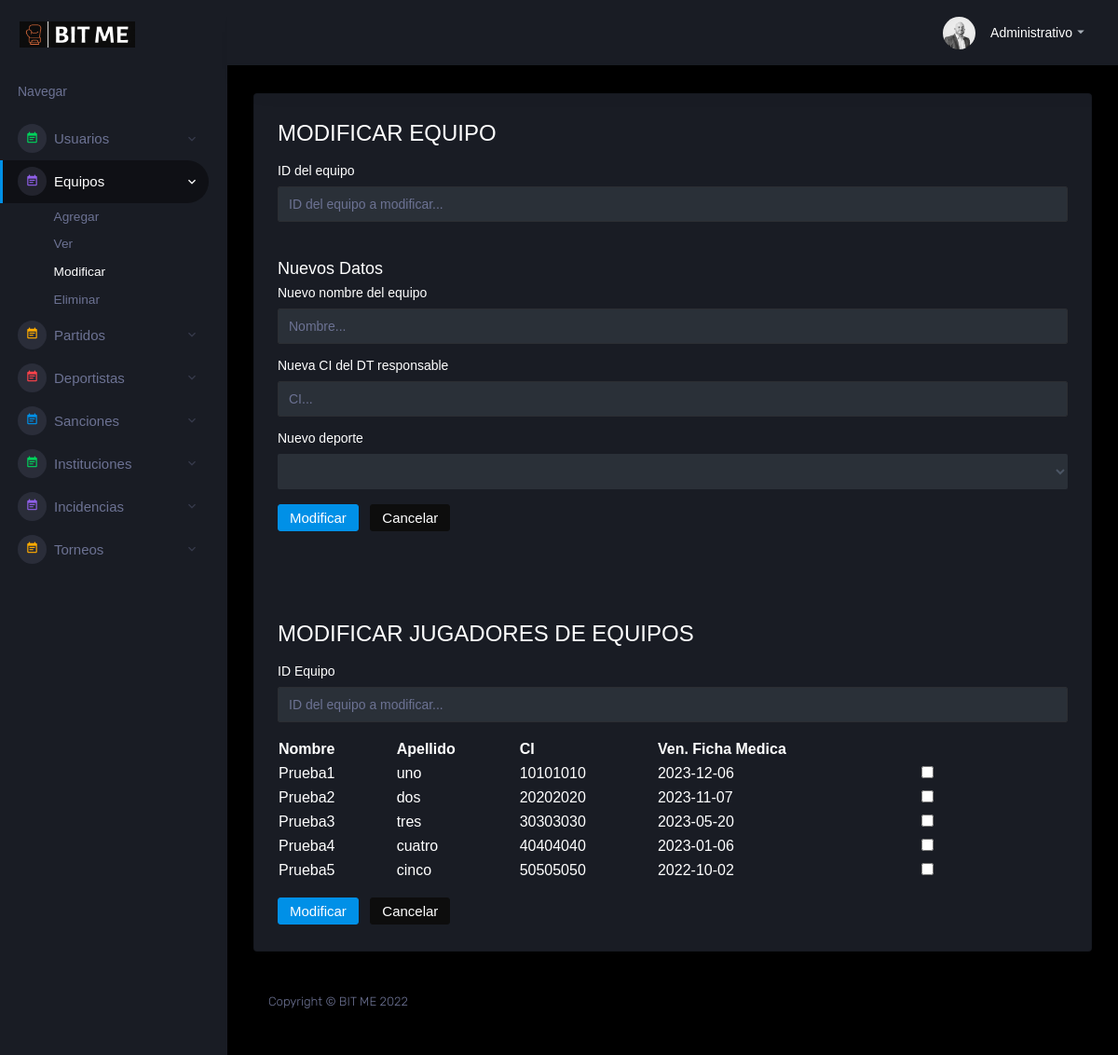
The page /gestor/controllers/controllers_equipos3.php (signed in) on the database its author committed.
### tables this page shows
create table deportistas(
    ci int(8) primary key,
    nombre varchar(100) NOT NULL,
    apellido varchar(100) NOT NULL,
    edad int(3) NOT NULL,
    fecha_ficha_medica date NOT NULL,
    numero_camiseta int(2) NOT NULL,
    id_institucion int(3),
    foreign key(id_institucion) references institucion(id),
    estado boolean NOT NULL
);

### gestor/controllers/controllers_equipos3.php (called while the page is built, shortened)
<?php
	require_once("../models/models_equipos.php");
	require_once("../models/models_deporte.php");
	$objeto = new equipo_model();
	$objeto1 = new deporte_model();
	$deporte = $objeto1->getDeporte();
    $nombres = $objeto->getNombres();
    require_once("../views/modequipo.php");
?>

### gestor/db/db.php (called while the page is built)
<?php
	class Conectar{
		public static function conexion(){
			$conexionroot = new mysqli("localhost", "root", "", "bitme");
			$conexionroot->query("SET NAMES 'utf8'");
			return $conexionroot;
		}
	}
?>

### gestor/models/models_deporte.php (called while the page is built, shortened)
<?php
	class deporte_model{
		private $db;
		private $deporte;
		public function __construct(){
			$this->db = Conectar::conexion();
			$this->deporte=array();
		}
		public function getDeporte(){
			$sql = "SELECT * FROM deporte ORDER BY id ASC";
			$consulta = $this->db->query($sql);
			while($filas=$consulta->fetch_assoc()){
				$this->deporte[]=$filas;
			}
			return $this->deporte;
		}
	}
?>

### gestor/models/models_equipos.php (called while the page is built, shortened)
<?php
	include("../db/db.php");
	class equipo_model{
		private $db;
		private $deportista;
		public function __construct(){
			$this->db = Conectar::conexion();
			$this->deportista=array();
		}
		public function getNombres(){
			$sql = "SELECT * FROM deportistas WHERE estado='1'";
			$consulta = $this->db->query($sql);
			while($filas=$consulta->fetch_assoc()){
				$this->deportista[]=$filas;
			}
			return $this->deportista;
		}
	}
?>

### gestor/views/modequipo.php (the view, shortened to what this page needs)
<!DOCTYPE html>
<html lang="en">
  <head>
    <link rel="stylesheet" href="../assets/vendors/mdi/css/materialdesignicons.min.css">
    <link rel="stylesheet" href="../assets/vendors/css/vendor.bundle.base.css">
    <link rel="stylesheet" href="../assets/vendors/jvectormap/jquery-jvectormap.css">
    <link rel="stylesheet" href="../assets/vendors/flag-icon-css/css/flag-icon.min.css">
    <link rel="stylesheet" href="../assets/vendors/owl-carousel-2/owl.carousel.min.css">
    <link rel="stylesheet" href="../assets/vendors/owl-carousel-2/owl.theme.default.min.css">
    <link rel="stylesheet" href="../assets/css/style.css">
  </head>
  <body>
    <div class="container-scroller">
      <?php
require_once("../views/navegacion.php");
?>
      <div class="container-fluid page-body-wrapper">
        <nav class="navbar p-0 fixed-top d-flex flex-row">
          <div class="navbar-menu-wrapper flex-grow d-flex align-items-stretch">
            <ul class="navbar-nav navbar-nav-right">
              <li class="nav-item dropdown">
                <a class="nav-link" id="profileDropdown" href="#" data-toggle="dropdown">
                  <div class="navbar-profile">
                    <img class="img-xs rounded-circle" src="../assets/images/manu.jpg" alt="">
                    <p class="mb-0 d-none d-sm-block navbar-profile-name"><?php echo $_SESSION['usuario']; ?></p>
                    <i class="mdi mdi-menu-down d-none d-sm-block"></i>
                  </div>
                </a>
              </li>
            </ul>
          </div>
        </nav>
        <div class="main-panel">
          <div class="content-wrapper">
            <div class="row">
              <div class="col-md-12 grid-margin stretch-card">
                <div class="card">
                  <div class="card-body">
                  <h3 class="card-title">MODIFICAR EQUIPO</h3>
                    <form class="forms-sample" method="post" action="../controllers/controllers_equipos3.php">
                    <div class="form-group">
                        <label for="exampleInputUsername1">ID del equipo</label>
                        <input type="text" class="form-control" id="exampleInputUsername1" name="idm" placeholder="ID del equipo a modificar..." required>
                      </div>
                      <br>
                      <h4>Nuevos Datos</h4>
                    <div class="form-group">
                        <label for="exampleInputUsername1">Nuevo nombre del equipo</label>
                        <input type="text" class="form-control" id="exampleInputUsername1" name="nomm" placeholder="Nombre..." required>
                      </div>
                      <div class="form-group">
                        <label for="exampleInputUsername1">Nueva CI del DT responsable</label>
                        <input type="text" class="form-control" id="exampleInputUsername1" name="cidtm" placeholder="CI..." required>
                      </div>
                      <div class="form-group">
                        <label for="exampleSelectGender">Nuevo deporte</label>
                        <select class="form-control" name="depm" required>
                          <option></option>
                          <?php
                              foreach ($deporte as $dep) {
                                echo "<option value=".$dep['id']." >".$dep["nombre"]."</option>";
                              }
                          ?>
                        </select>
                      </div>
                      <input type="submit" class="btn btn-primary mr-2" value="Modificar" name="modificar">
                      <button type="reset" class="btn btn-dark">Cancelar</button>
                    </form>
            <br>
                      <br>
                      <br>
                      <br>
                    <form class="forms-sample" action="../controllers/controllers_equipos3.php" method="post">
                      <h3 class="card-title">MODIFICAR JUGADORES DE EQUIPOS</h3>
                      <div class="form-group">
                        <label for="exampleInputUsername1">ID Equipo</label>
                        <input type="number" class="form-control" name="id" placeholder="ID del equipo a modificar..." required>
                      </div>
                      <div class="form-group">
                        <table width="85%">
                        <tr>
                          <th>Nombre</th>
                          <th>Apellido</th>
                          <th>CI</th>
                          <th>Ven. Ficha Medica</th>
                        </tr>
                        <?php
                          foreach ($nombres as $nombre) {
                            echo "<tr><td>".$nombre['nombre']."</td>
                                <td>".$nombre['apellido']."</td>
                                <td>".$nombre['ci']."</td>
                                <td>".$nombre['fecha_ficha_medica']."</td>
                                <td> <input type='checkbox' name='seleccionados[]' value='".$nombre['ci']."'/> </td></tr>";
                          }
                        ?>
                        </table>
                      </div>
                      <input type="submit" class="btn btn-primary mr-2" value="Modificar" name="jugadores">
                      <button type="reset" class="btn btn-dark">Cancelar</button>
                    </form>
                  </div>
                </div>
              </div>
            </div>
          <footer class="footer">
            <div class="d-sm-flex justify-content-center justify-content-sm-between">
              <span class="text-muted d-block text-center text-sm-left d-sm-inline-block">Copyright © BIT ME 2022</span>
            </div>
          </footer>
        </div>
      </div>
    </div>
  </body>
</html>

### rows shown on the page
deportistas: nombre "Prueba1", apellido "uno", ci "10101010", fecha_ficha_medica "2023-12-06"
deportistas: nombre "Prueba2", apellido "dos", ci "20202020", fecha_ficha_medica "2023-11-07"
deportistas: nombre "Prueba3", apellido "tres", ci "30303030", fecha_ficha_medica "2023-05-20"
deportistas: nombre "Prueba4", apellido "cuatro", ci "40404040", fecha_ficha_medica "2023-01-06"
deportistas: nombre "Prueba5", apellido "cinco", ci "50505050", fecha_ficha_medica "2022-10-02"

### other values the page prints
$_SESSION['usuario'] "Administrativo"
